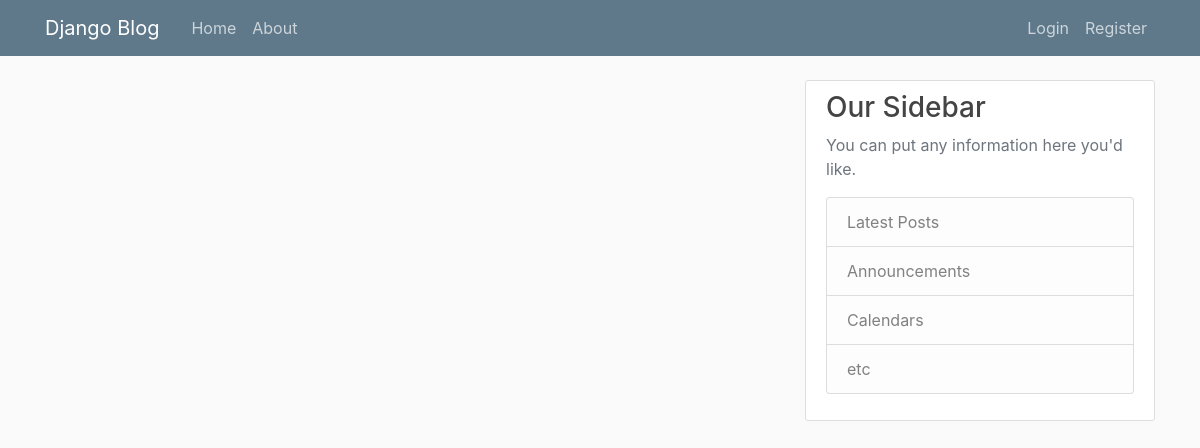
The app's page /, older data.
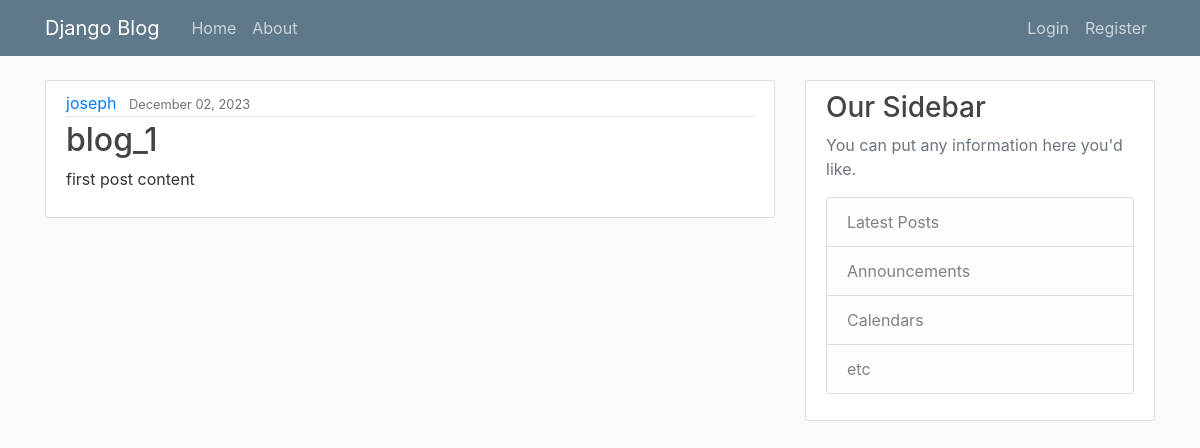
The same page, newer data.
### blog/models.py (models this page shows, shortened)
class Post(models.Model):
    title = models.CharField(max_length=100)
    content = models.TextField()
    date_posted = models.DateTimeField(default=timezone.now)
    author = models.ForeignKey(User, on_delete=models.CASCADE)

### blog/views.py (the view)
# urls.py: path('', PostListView.as_view(), name = 'blog-home'),
class PostListView(ListView):
    model = Post
    template_name = 'blog/home.html'
    context_object_name = 'posts'
    ordering = ['-date_posted']
    paginate_by = 4

### blog/templates/blog/home.html
{% extends "blog/base.html" %}
{% block content %}
    {% for post in posts %}
        <article class="media content-section">
            <div class="media-body">
                <div class="article-metadata">
                    <a class="mr-2" href="#">{{ post.author }}</a>
                    <small class="text-muted">{{ post.date_posted|date:"F d, Y" }}</small>
                </div>
                <h2><a class="article-title" href="#">{{ post.title }}</a></h2>
                <p class="article-content">{{ post.content }}</p>
            </div>
        </article>
    {% endfor %}
{% endblock content %}

Row changes from the older to the newer data that the page shows:
added Post: author "joseph", date_posted "December 02, 2023", title "blog_1", content "first post content"
